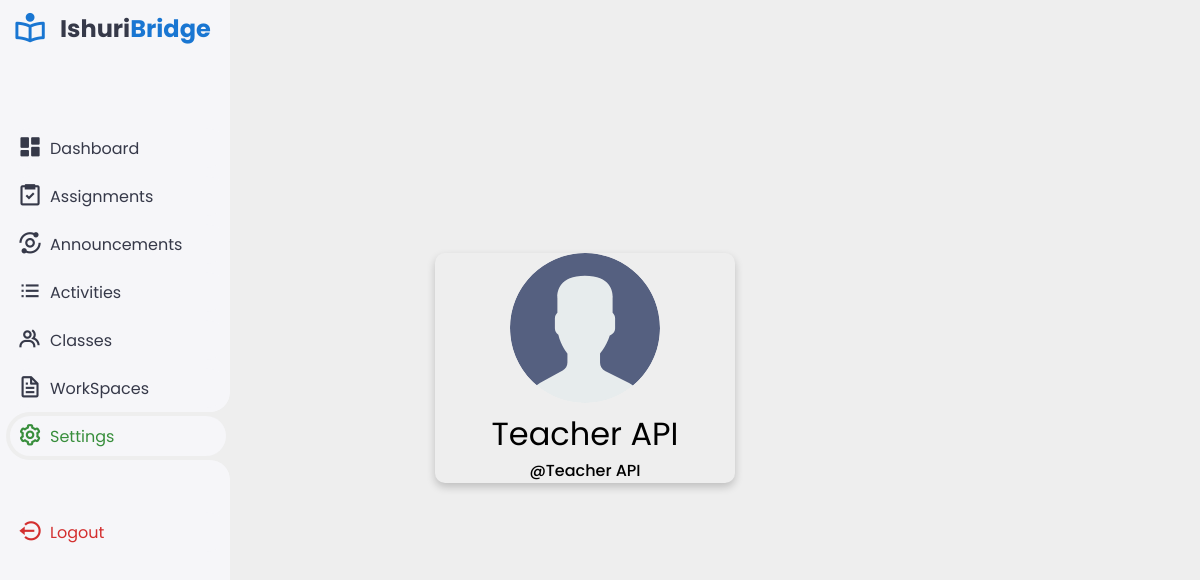
The app's page /profile/4 (signed in), older data.
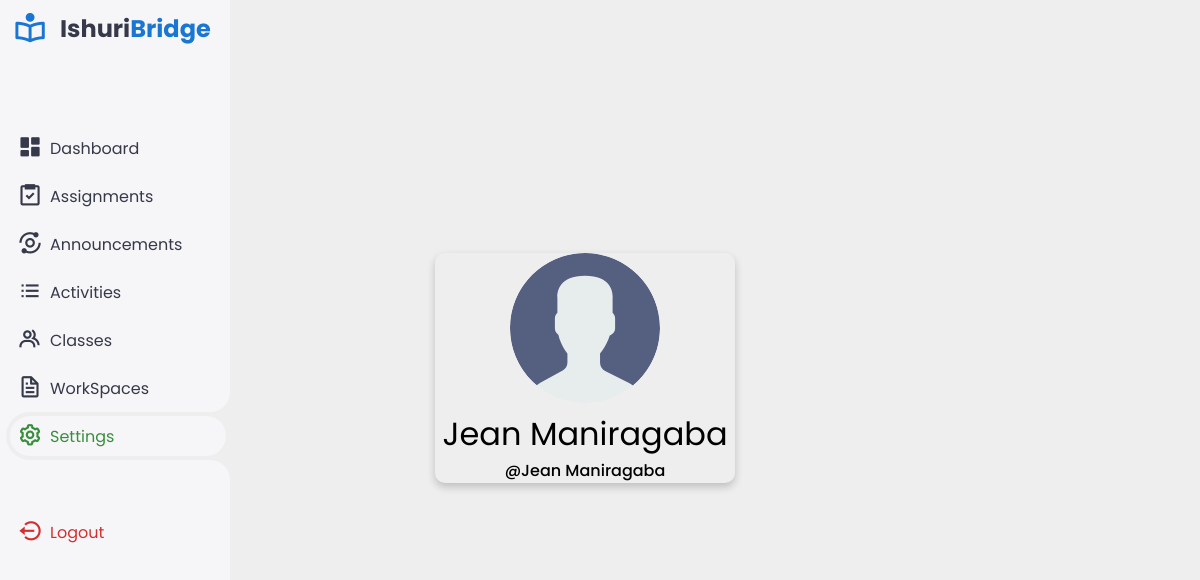
The same page, newer data.
### base/models.py (models this page shows, shortened)
class Teacher(AbstractBaseUser, PermissionsMixin):
    email = models.EmailField(unique=True, null=True)
    name = models.CharField(max_length=150, unique=True, null=True)
    is_active = models.BooleanField(default=True)
    is_staff = models.BooleanField(default=False)
    avatar = models.ImageField(null=False, default='avatar.svg')
    is_dark = models.BooleanField(null=False, default=False)
    objects = CustomUserManager()
    USERNAME_FIELD = 'email'
    REQUIRED_FIELDS = ['username']

### base/views.py (the view)
# urls.py: path('profile/<str:pk>', views.userProfile, name="user-profile"),
@login_required(login_url='login')
def userProfile(request, pk):
    message = request.GET.get('message')
    user = Teacher.objects.get(id=pk)
    announcements = Announcement.objects.all()
    context = {'user': user, 'announcements': announcements, 'message': message}
    return render(request, 'html/profile.html', context)

### base/templates/html/profile.html (shortened to what this page needs)
{% extends 'main-2.html' %}
{% block content %}
<div class="sidebar">
  <a href="#" class="logo">
    <i class='bx bx-book-reader'></i>
      <div class="logo-name"><span>Ishuri</span>Bridge</div>
  </a>
  <ul class="side-menu">
    <li><a href="{% url 'teacher' %}"><i class='bx bxs-dashboard'></i>Dashboard</a></li>
    <li><a href="{% url 'add-assignment' %}"><i class='bx bx-task'></i>Assignments</a></li>
    <li><a href="{% url 'announcements' %}"><i class='bx bx-analyse'></i>Announcements</a></li>
    <li><a href="{% url 'view-activities'%}"><i class='bx bx-list-ul'></i>Activities</a></li>
    <li><a href="{% url 'classes-view' %}"><i class='bx bx-group'></i>Classes</a></li>
    <li><a href="{% url 'workspace' %}"><i class='bx bx-file'></i>WorkSpaces</a></li>
    <li class="active"><a href="#"><i class='bx bx-cog'></i>Settings</a></li>
</ul>
  <ul class="side-menu">
      <li>
          <a href="{% url 'logout' %}" class="logout">
              <i class='bx bx-log-out-circle'></i>
              Logout
          </a>
      </li>
  </ul>
</div>
<div>
<main class="profile-page layout layout--3">
  <div class="container">
    <div class="roomList">
      <div class="profile">
        <div class="profile__avatar">
          <div class="profile-card">
            <img src="{{user.avatar.url}}" alt="Profile Picture" class="profile-picture">
            <div class="card-body">
              <div class="profile__info">
                <h3 style="text-align: center;">{{user.name}}</h3>
                <p style="text-align: center;">@{{user.name}}</p>
              </div>
            </div>
          </div>
        </div>
      </div>
    </div>
  </div>
</main>
{% endblock content %}

### templates/main-2.html (shortened to what this page needs)
<!DOCTYPE html>
{% load static %}
<html lang="en">
<head>
    <link href='https://unpkg.com/boxicons@2.1.4/css/boxicons.min.css' rel='stylesheet'>
    <link rel="stylesheet" href="{% static 'style.css' %}">
</head>
<body>
  {% block content %}
  {% endblock content %}
</body>

### static/style.css (style rules this page uses)
:root { --light: #f6f6f9; --primary: #1976D2; --light-primary: #CFE8FF; --grey: #eee; --dark-grey: #AAAAAA; --dark: #363949; --danger: #D32F2F; --light-danger: #FECDD3; --warning: #FBC02D; --light-warning: #FFF2C6; --success: #388E3C; --light-success: #BBF7D0; }
* { margin: 0; padding: 0; box-sizing: border-box; font-family: 'Poppins', sans-serif; }
.bx { font-size: 1.7rem; }
a { text-decoration: none; }
li { list-style: none; }
html { overflow-x: hidden; }
body { background: var(--grey); overflow-x: hidden; }
.sidebar { position: fixed; top: 0; left: 0; background: var(--light); width: 230px; height: 100%; z-index: 2000; overflow-x: hidden; scrollbar-width: none; transition: all 0.3s ease; }
.sidebar .logo { font-size: 24px; font-weight: 700; height: 56px; display: flex; align-items: center; color: var(--primary); z-index: 500; padding-bottom: 20px; box-sizing: content-box; }
.sidebar .logo .logo-name span { color: var(--dark); }
.sidebar .logo .bx { min-width: 60px; display: flex; justify-content: center; font-size: 2.2rem; }
.sidebar .side-menu { width: 100%; margin-top: 48px; }
.sidebar .side-menu li { height: 48px; background: transparent; margin-left: 6px; border-radius: 48px 0 0 48px; padding: 4px; }
.sidebar .side-menu li.active { background: var(--grey); position: relative; }
.sidebar .side-menu li.active::before { content: ""; position: absolute; width: 40px; height: 40px; border-radius: 50%; top: -40px; right: 0; box-shadow: 20px 20px 0 var(--grey); z-index: -1; }
.sidebar .side-menu li.active::after { content: ""; position: absolute; width: 40px; height: 40px; border-radius: 50%; bottom: -40px; right: 0; box-shadow: 20px -20px 0 var(--grey); z-index: -1; }
.sidebar .side-menu li a { width: 100%; height: 100%; background: var(--light); display: flex; align-items: center; border-radius: 48px; font-size: 16px; color: var(--dark); white-space: nowrap; overflow-x: hidden; transition: all 0.3s ease; }
.sidebar .side-menu li.active a { color: var(--success); }
.sidebar .side-menu li a .bx { min-width: calc(60px - ((4px + 6px) * 2)); display: flex; font-size: 1.6rem; justify-content: center; }
.sidebar .side-menu li a.logout { color: var(--danger); }

### base/templates/html/profile.html (style rules this page uses)
body { display: flex; align-items: center; justify-content: center; height: 100vh; margin: 0; }
.profile-card { width: 300px; margin: 0 auto; box-shadow: 0 4px 8px 0 rgba(0, 0, 0, 0.2); border-radius: 10px; }
.profile-picture { width: 150px; height: 150px; border-radius: 50%; margin: 0 auto; object-fit: cover; }
.container { max-width: 120rem; width: 90%; }
.profile { margin-bottom: 3rem; display: flex; flex-direction: column; align-items: center; }
.profile__avatar { text-align: center; }
.profile__info { text-align: center; }
.profile__info h3 { font-size: 2rem; color: var(--color-light); font-weight: 400; }
.profile__info p { color: var(--color-main); font-weight: 500; margin-bottom: 1rem; }

Row changes from the older to the newer data that the page shows:
changed Teacher: name "Teacher API" → "Jean Maniragaba"
